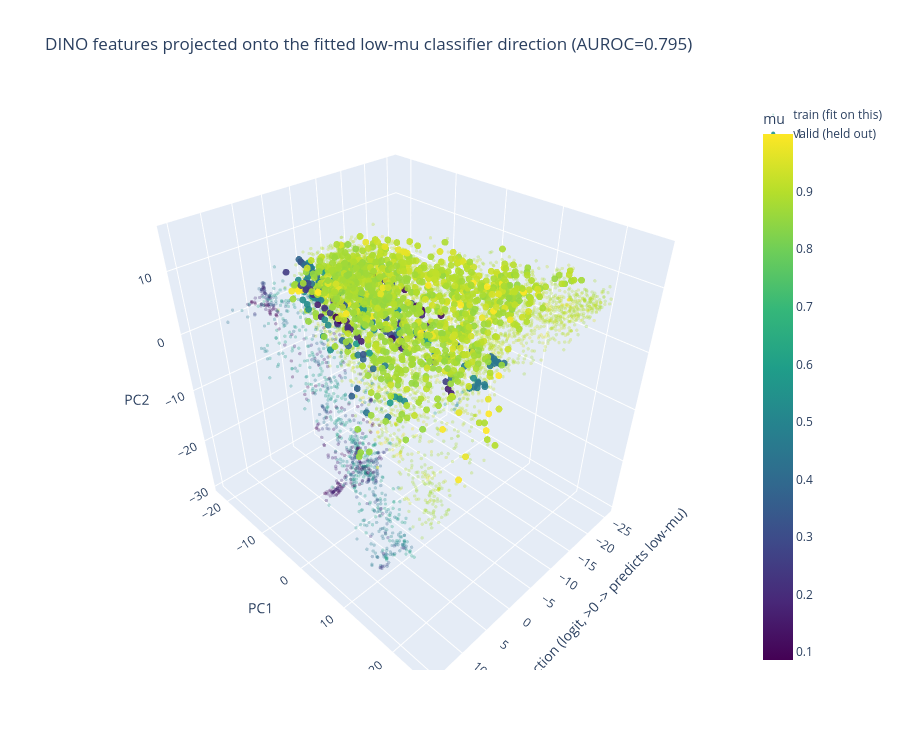

Notebook code cell kept with this figure:
### Markdown cell above
## Classifier direction + 2 PCA components

x = the fitted logistic probe's own decision axis (the exact direction AUROC is
computed along); y/z = the top 2 unsupervised PCA components, for spread. Faint
points are the train fold the classifier was fit to (expect a clean split at
x=0); solid points are the held-out valid fold -- how much of that split
survives there is the honest AUROC story (see the plot title for the current value).

### Code cell
pc2 = PCA(n_components=2).fit(fit["Xtr_n"])
x_tr = fit["clf"].decision_function(fit["Xtr_n"])
x_te = fit["clf"].decision_function(fit["Xte_n"])
yz_tr = pc2.transform(fit["Xtr_n"])
yz_te = pc2.transform(fit["Xte_n"])

fig = go.Figure()
fig.add_trace(go.Scatter3d(
    x=x_tr, y=yz_tr[:, 0], z=yz_tr[:, 1], mode="markers", name="train (fit on this)",
    marker=dict(size=2, color=fit["mu_tr"], colorscale="Viridis", opacity=0.3, showscale=False),
    text=[f"mu={v:.2f}" for v in fit["mu_tr"]], hoverinfo="text",
))
fig.add_trace(go.Scatter3d(
    x=x_te, y=yz_te[:, 0], z=yz_te[:, 1], mode="markers", name="valid (held out)",
    marker=dict(size=4, color=fit["mu_te"], colorscale="Viridis", opacity=0.9, colorbar=dict(title="mu")),
    text=[f"mu={v:.2f}" for v in fit["mu_te"]], hoverinfo="text",
))
fig.update_layout(
    title=f"DINO features projected onto the fitted low-mu classifier direction (AUROC={auc:.3f})",
    scene=dict(
        xaxis_title="classifier direction (logit, >0 -> predicts low-mu)",
        yaxis_title="PC1", zaxis_title="PC2",
    ),
    height=750,
)
fig.show()

### Figure 1 — Plotly figure (JSON) as saved in the notebook; plotly's stock layout.template omitted (floating-point values rounded to 4 significant figures; data arrays with more than 128 entries replaced by an {"elided": "..."} marker saying what was removed)
{"data": [{"hoverinfo": "text", "marker": {"color": {"elided": "5797 float values"}, "colorscale": [[0, "#440154"], [0.1111, "#482878"], [0.2222, "#3e4989"], [0.3333, "#31688e"], [0.4444, "#26828e"], [0.5556, "#1f9e89"], [0.6667, "#35b779"], [0.7778, "#6ece58"], [0.8889, "#b5de2b"], [1, "#fde725"]], "opacity": 0.3, "showscale": false, "size": 2}, "mode": "markers", "name": "train (fit on this)", "text": {"elided": "5797 str values"}, "type": "scatter3d", "x": {"elided": "5797 float values"}, "y": {"elided": "5797 float values"}, "z": {"elided": "5797 float values"}}, {"hoverinfo": "text", "marker": {"color": {"elided": "1227 float values"}, "colorbar": {"title": {"text": "mu"}}, "colorscale": [[0, "#440154"], [0.1111, "#482878"], [0.2222, "#3e4989"], [0.3333, "#31688e"], [0.4444, "#26828e"], [0.5556, "#1f9e89"], [0.6667, "#35b779"], [0.7778, "#6ece58"], [0.8889, "#b5de2b"], [1, "#fde725"]], "opacity": 0.9, "size": 4}, "mode": "markers", "name": "valid (held out)", "text": {"elided": "1227 str values"}, "type": "scatter3d", "x": {"elided": "1227 float values"}, "y": {"elided": "1227 float values"}, "z": {"elided": "1227 float values"}}], "layout": {"height": 750, "scene": {"xaxis": {"title": {"text": "classifier direction (logit, >0 -> predicts low-mu)"}}, "yaxis": {"title": {"text": "PC1"}}, "zaxis": {"title": {"text": "PC2"}}}, "title": {"text": "DINO features projected onto the fitted low-mu classifier direction (AUROC=0.795)"}}}
